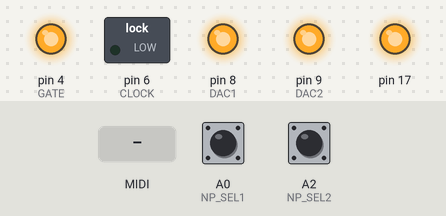
A sketch run on a simulated Arduino Leonardo, built with avr-gcc and run on an emulated ATmega32U4. On the bench: switched loads named in the sketch (green lamp = pin HIGH), output pins drawn as LEDs (lit = HIGH). The inputs (shaded band) are chosen by the test bench; at power-on: A0 (NP_SEL1) HIGH, A2 (NP_SEL2) HIGH. MIDI output is not drawn; pins used as bus, display or sensor lines are not drawn.

Above: at 1.2 s.
1.3 s: MIDI note 36 received
At 2.7 s:
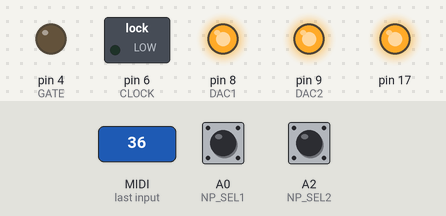
Timing chart, 0 to 4.3 s (numbered marks = the images above; inputs shaded):
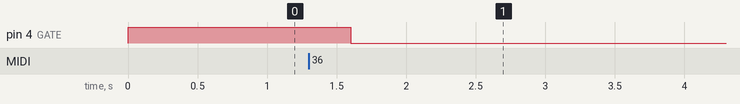

Measured:
- after the input at 1.3 s, pin 4 (GATE): HIGH → LOW after 0.30 s

The sketch:

midi2cv.ino
```cpp
// (licence header left out)
//#include <MIDI.h>
#include <SPI.h>
#include <USB-MIDI.h>

// Note priority is set by pins A0 and A2
// Highest note priority: A0 and A2 high (open)
// Lowest note priority:  A0 low (ground), A2 high (open)
// Last note priority:    A2 low (ground)

#define NP_SEL1 A0  // Note priority is set by pins A0 and A2
#define NP_SEL2 A2

#define GATE  4
#define TRIG  12
#define CLOCK 6
#define DAC1  8
#define DAC2  9

#define MINIMUM_NOTE 21 // A0

//MIDI_CREATE_DEFAULT_INSTANCE();

USBMIDI_CREATE_DEFAULT_INSTANCE();

void setup()
{
 pinMode(NP_SEL1, INPUT_PULLUP);
 pinMode(NP_SEL2, INPUT_PULLUP);

 pinMode(GATE, OUTPUT);
 pinMode(TRIG, OUTPUT);
 pinMode(CLOCK, OUTPUT);
 pinMode(DAC1, OUTPUT);
 pinMode(DAC2, OUTPUT);
 digitalWrite(GATE,LOW);
 digitalWrite(TRIG,LOW);
 digitalWrite(CLOCK,LOW);
 digitalWrite(DAC1,HIGH);
 digitalWrite(DAC2,HIGH);

 SPI.begin();

 MIDI.begin(MIDI_CHANNEL_OMNI);

 // Set initial pitch bend voltage to 0.5V (mid point).  With Gain = 1X, this is 1023
 // Other DAC outputs will come up as 0V, so don't need to be initialized
 setVoltage(DAC2, 0, 0, 1023);
 commandNote(81-MINIMUM_NOTE);
}

bool notes[88] = {0};
int8_t noteOrder[20] = {0}, orderIndx = {0};
unsigned long trigTimer = 0;

void loop()
{
  int type, noteMsg, velocity, channel, d1, d2;
  static unsigned long clock_timer=0, clock_timeout=0;
  static unsigned int clock_count=0;
  bool S1, S2;

  if ((trigTimer > 0) && (millis() - trigTimer > 20)) {
    digitalWrite(TRIG,LOW); // Set trigger low after 20 msec
    trigTimer = 0;
  }

  if ((clock_timer > 0) && (millis() - clock_timer > 20)) {
    digitalWrite(CLOCK,LOW); // Set clock pulse low after 20 msec
    clock_timer = 0;
  }

  if (MIDI.read()) {
    byte type = MIDI.getType();
    switch (type) {
      case midi::NoteOn:
      case midi::NoteOff:
        noteMsg = MIDI.getData1() - MINIMUM_NOTE; // A0 = 21, Top Note = 108
        channel = MIDI.getChannel();

        if ((noteMsg < 0) || (noteMsg > 87)) break; // Only 88 notes of keyboard are supported

        if (type == midi::NoteOn) velocity = MIDI.getData2();
        else velocity  = 0;

        if (velocity == 0)  {
          notes[noteMsg] = false;
        }
        else {
          notes[noteMsg] = true;
          // velocity range from 0 to 4095 mV  Left shift d2 by 5 to scale from 0 to 4095,
          // and choose gain = 2X
          setVoltage(DAC1, 1, 1, velocity<<5);  // DAC1, channel 1, gain = 2X
        }

        // Pins NP_SEL1 and NP_SEL2 indictate note priority
        S1 = digitalRead(NP_SEL1);
        S2 = digitalRead(NP_SEL2);

        if (S1 && S2) { // Highest note priority
          commandTopNote();
        }
        else if (!S1 && S2) { // Lowest note priority
          commandBottomNote();
        }
        else { // Last note priority
           if (notes[noteMsg]) {  // If note is on and using last note priority, add to ordered list
            orderIndx = (orderIndx+1) % 20;
            noteOrder[orderIndx] = noteMsg;
          }
          commandLastNote();
        }
        break;

      case midi::PitchBend:
        d1 = MIDI.getData1();
        d2 = MIDI.getData2(); // d2 from 0 to 127, mid point = 64

        // Pitch bend output from 0 to 1023 mV.  Left shift d2 by 4 to scale from 0 to 2047.
        // With DAC gain = 1X, this will yield a range from 0 to 1023 mV.
        setVoltage(DAC2, 0, 0, d2<<4);  // DAC2, channel 0, gain = 1X

        break;

      case midi::ControlChange:
        d1 = MIDI.getData1();
        d2 = MIDI.getData2(); // From 0 to 127

        // CC range from 0 to 4095 mV  Left shift d2 by 5 to scale from 0 to 4095,
        // and choose gain = 2X
        setVoltage(DAC2, 1, 1, d2<<5);  // DAC2, channel 1, gain = 2X
        break;

      case midi::Clock:
        if (millis() > clock_timeout + 300) clock_count = 0; // Prevents Clock from starting in between quarter notes after clock is restarted!
        clock_timeout = millis();

        if (clock_count == 0) {
          digitalWrite(CLOCK,HIGH); // Start clock pulse
          clock_timer=millis();
        }
        clock_count++;
        if (clock_count == 24) {  // MIDI timing clock sends 24 pulses per quarter note.  Sent pulse only once every 24 pulses
          clock_count = 0;
        }
        break;

      case midi::ActiveSensing:
        break;

      default:
        d1 = MIDI.getData1();
        d2 = MIDI.getData2();
    }
  }
}

void commandTopNote()
{
  int topNote = 0;
  bool noteActive = false;

  for (int i=0; i<88; i++)
  {
    if (notes[i]) {
      topNote = i;
      noteActive = true;
    }
  }

  if (noteActive)
    commandNote(topNote);
  else // All notes are off, turn off gate
    digitalWrite(GATE,LOW);
}

void commandBottomNote()
{
  int bottomNote = 0;
  bool noteActive = false;

  for (int i=87; i>=0; i--)
  {
    if (notes[i]) {
      bottomNote = i;
      noteActive = true;
    }
  }

  if (noteActive)
    commandNote(bottomNote);
  else // All notes are off, turn off gate
    digitalWrite(GATE,LOW);
}

void commandLastNote()
{

  int8_t noteIndx;

  for (int i=0; i<20; i++) {
    noteIndx = noteOrder[ mod(orderIndx-i, 20) ];
    if (notes[noteIndx]) {
      commandNote(noteIndx);
      return;
    }
  }
  digitalWrite(GATE,LOW);  // All notes are off
}

// Rescale 88 notes to 4096 mV:
//    noteMsg = 0 -> 0 mV
//    noteMsg = 87 -> 4096 mV
// DAC output will be (4095/87) = 47.069 mV per note, and 564.9655 mV per octive
// Note that DAC output will need to be amplified by 1.77X for the standard 1V/octave

#define NOTE_SF 47.069f // This value can be tuned if CV output isn't exactly 1V/octave

void commandNote(int noteMsg) {
  digitalWrite(GATE,HIGH);
  digitalWrite(TRIG,HIGH);
  trigTimer = millis();

  unsigned int mV = (unsigned int) (((float)noteMsg * NOTE_SF) + 0.5);
  setVoltage(DAC1, 0, 1, mV);  // DAC1, channel 0, gain = 2X
}

// setVoltage -- Set DAC voltage output
// dacpin: chip select pin for DAC.  Note and velocity on DAC1, pitch bend and CC on DAC2
// channel: 0 (A) or 1 (B).  Note and pitch bend on 0, velocity and CC on 2.
// gain: 0 = 1X, 1 = 2X.
// mV: integer 0 to 4095.  If gain is 1X, mV is in units of half mV (i.e., 0 to 2048 mV).
// If gain is 2X, mV is in units of mV

void setVoltage(int dacpin, bool channel, bool gain, unsigned int mV)
{
  unsigned int command = channel ? 0x9000 : 0x1000;

  command |= gain ? 0x0000 : 0x2000;
  command |= (mV & 0x0FFF);

  SPI.beginTransaction(SPISettings(8000000, MSBFIRST, SPI_MODE0));
  digitalWrite(dacpin,LOW);
  SPI.transfer(command>>8);
  SPI.transfer(command&0xFF);
  digitalWrite(dacpin,HIGH);
  SPI.endTransaction();
}

int mod(int a, int b)
{
    int r = a % b;
    return r < 0 ? r + b : r;
}
```
